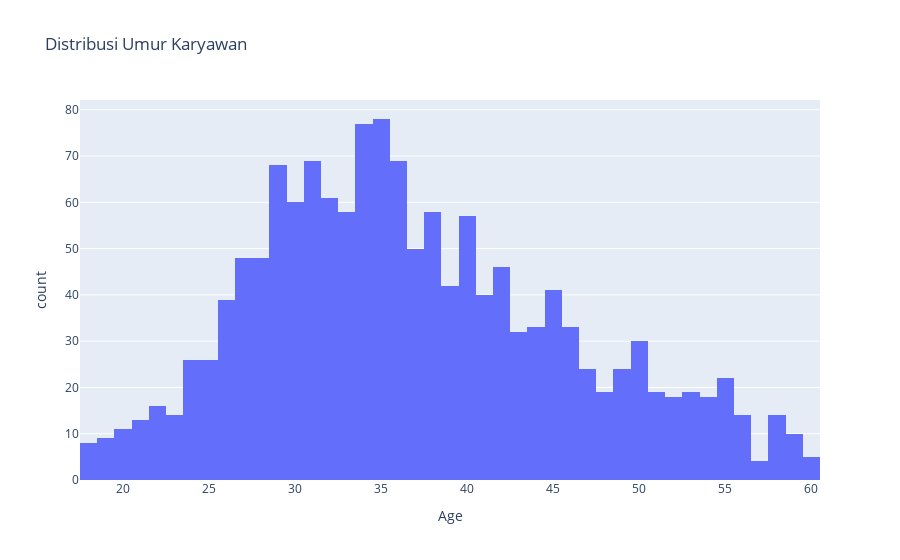

This figure's notebook cell:
### Markdown cell above
✨ Karyawan berusia 31-35 tahun memiliki tingkat attrition tertinggi, diikuti oleh kelompok usia 25-30 tahun sebagai yang kedua tertinggi.

Hal ini mungkin menunjukkan bahwa karyawan dalam rentang usia ini mencari pengalaman baru atau upah yang lebih baik sebagai motivasi untuk berpindah.

### Code cell
# Distribusi umur karyawan
fig1 = px.histogram(df, x='Age', title='Distribusi Umur Karyawan')
fig1.show()

### Figure 1 — Plotly figure (JSON) as saved in the notebook; plotly's stock layout.template omitted (floating-point values rounded to 4 significant figures; data arrays with more than 128 entries replaced by an {"elided": "..."} marker saying what was removed)
{"data": [{"alignmentgroup": "True", "bingroup": "x", "hovertemplate": "Age=%{x}<br>count=%{y}<extra></extra>", "legendgroup": "", "marker": {"color": "#636efa", "pattern": {"shape": ""}}, "name": "", "offsetgroup": "", "orientation": "v", "showlegend": false, "type": "histogram", "x": {"elided": "1470 int values"}, "xaxis": "x", "yaxis": "y"}], "layout": {"barmode": "relative", "legend": {"tracegroupgap": 0}, "title": {"text": "Distribusi Umur Karyawan"}, "xaxis": {"anchor": "y", "domain": [0, 1], "title": {"text": "Age"}}, "yaxis": {"anchor": "x", "domain": [0, 1], "title": {"text": "count"}}}}
